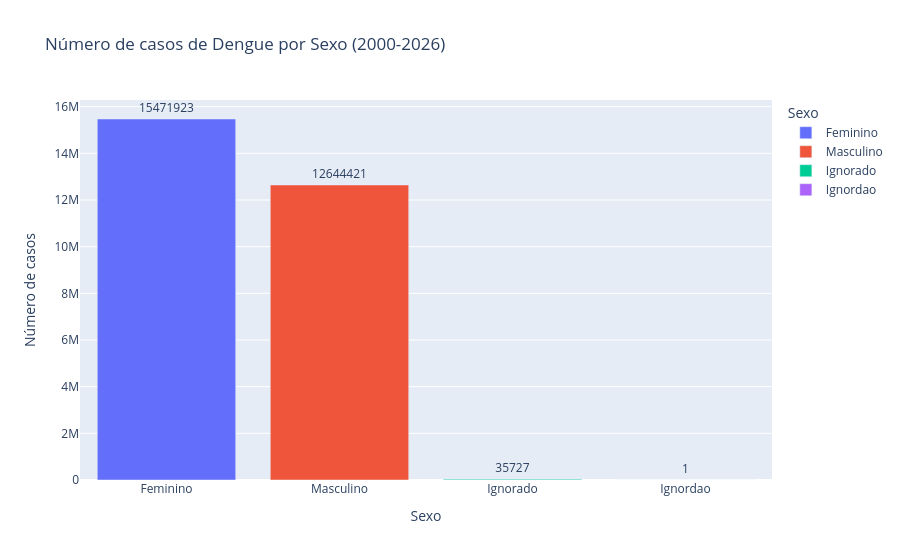

The notebook cell this image was saved under:
### Code cell
# Contagem dos resultados
sexo_counts = (
    cs_sexo["CS_SEXO"]
    .value_counts()
    .reset_index()
)

sexo_counts.columns = ["Sexo", "Contagem"]

fig = px.bar(
    sexo_counts,
    x="Sexo",
    y="Contagem",
    text="Contagem",
    title="Número de casos de Dengue por Sexo (2000-2026)",
    labels={
        "Contagem": "Número de casos",
        "Sexo": "Sexo"
    },
    color="Sexo"
)

fig.update_traces(textposition="outside")

fig.show()

### Figure 1 — Plotly figure (JSON) as saved in the notebook; plotly's stock layout.template omitted (floating-point values rounded to 4 significant figures)
{"data": [{"hovertemplate": "Sexo=%{x}<br>Número de casos=%{text}<extra></extra>", "legendgroup": "Feminino", "marker": {"color": "#636efa", "pattern": {"shape": ""}}, "name": "Feminino", "orientation": "v", "showlegend": true, "text": [15470000.0], "textposition": "outside", "type": "bar", "x": ["Feminino"], "xaxis": "x", "y": [15471923], "yaxis": "y"}, {"hovertemplate": "Sexo=%{x}<br>Número de casos=%{text}<extra></extra>", "legendgroup": "Masculino", "marker": {"color": "#EF553B", "pattern": {"shape": ""}}, "name": "Masculino", "orientation": "v", "showlegend": true, "text": [12640000.0], "textposition": "outside", "type": "bar", "x": ["Masculino"], "xaxis": "x", "y": [12644421], "yaxis": "y"}, {"hovertemplate": "Sexo=%{x}<br>Número de casos=%{text}<extra></extra>", "legendgroup": "Ignorado", "marker": {"color": "#00cc96", "pattern": {"shape": ""}}, "name": "Ignorado", "orientation": "v", "showlegend": true, "text": [35730.0], "textposition": "outside", "type": "bar", "x": ["Ignorado"], "xaxis": "x", "y": [35727], "yaxis": "y"}, {"hovertemplate": "Sexo=%{x}<br>Número de casos=%{text}<extra></extra>", "legendgroup": "Ignordao", "marker": {"color": "#ab63fa", "pattern": {"shape": ""}}, "name": "Ignordao", "orientation": "v", "showlegend": true, "text": [1.0], "textposition": "outside", "type": "bar", "x": ["Ignordao"], "xaxis": "x", "y": [1], "yaxis": "y"}], "layout": {"barmode": "relative", "legend": {"title": {"text": "Sexo"}, "tracegroupgap": 0}, "title": {"text": "Número de casos de Dengue por Sexo (2000-2026)"}, "xaxis": {"anchor": "y", "categoryarray": ["Feminino", "Masculino", "Ignorado", "Ignordao"], "categoryorder": "array", "domain": [0, 1], "title": {"text": "Sexo"}}, "yaxis": {"anchor": "x", "domain": [0, 1], "title": {"text": "Número de casos"}}}}
